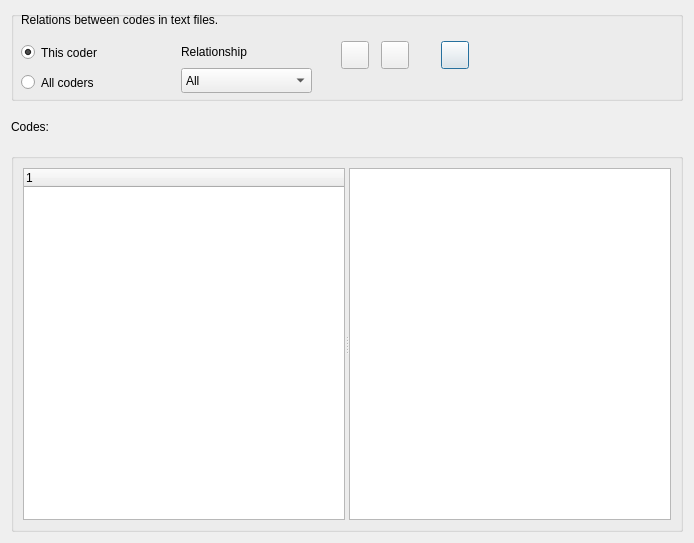
<?xml version="1.0" encoding="UTF-8"?>
<ui version="4.0">
 <class>Dialog_CodeRelations</class>
 <widget class="QDialog" name="Dialog_CodeRelations">
  <property name="windowModality">
   <enum>Qt::NonModal</enum>
  </property>
  <property name="geometry">
   <rect>
    <x>0</x>
    <y>0</y>
    <width>694</width>
    <height>543</height>
   </rect>
  </property>
  <property name="windowTitle">
   <string>Code relations</string>
  </property>
  <layout class="QVBoxLayout" name="verticalLayout">
   <item>
    <widget class="QGroupBox" name="groupBox">
     <property name="minimumSize">
      <size>
       <width>0</width>
       <height>90</height>
      </size>
     </property>
     <property name="maximumSize">
      <size>
       <width>16777215</width>
       <height>90</height>
      </size>
     </property>
     <property name="title">
      <string/>
     </property>
     <widget class="QLabel" name="label_1">
      <property name="geometry">
       <rect>
        <x>10</x>
        <y>-4</y>
        <width>651</width>
        <height>26</height>
       </rect>
      </property>
      <property name="minimumSize">
       <size>
        <width>0</width>
        <height>26</height>
       </size>
      </property>
      <property name="maximumSize">
       <size>
        <width>16777215</width>
        <height>26</height>
       </size>
      </property>
      <property name="text">
       <string>Relations between codes in text files.</string>
      </property>
      <property name="wordWrap">
       <bool>true</bool>
      </property>
     </widget>
     <widget class="QPushButton" name="pushButton_exportcsv">
      <property name="geometry">
       <rect>
        <x>430</x>
        <y>30</y>
        <width>28</width>
        <height>28</height>
       </rect>
      </property>
      <property name="toolTip">
       <string>&lt;html&gt;&lt;head/&gt;&lt;body&gt;&lt;p&gt;Export csv file&lt;/p&gt;&lt;/body&gt;&lt;/html&gt;</string>
      </property>
      <property name="text">
       <string/>
      </property>
     </widget>
     <widget class="QPushButton" name="pushButton_calculate">
      <property name="geometry">
       <rect>
        <x>370</x>
        <y>30</y>
        <width>28</width>
        <height>28</height>
       </rect>
      </property>
      <property name="toolTip">
       <string>&lt;html&gt;&lt;head/&gt;&lt;body&gt;&lt;p&gt;Calculate&lt;/p&gt;&lt;/body&gt;&lt;/html&gt;</string>
      </property>
      <property name="text">
       <string/>
      </property>
     </widget>
     <widget class="QRadioButton" name="radioButton_this">
      <property name="geometry">
       <rect>
        <x>10</x>
        <y>30</y>
        <width>151</width>
        <height>23</height>
       </rect>
      </property>
      <property name="text">
       <string>This coder</string>
      </property>
      <property name="checked">
       <bool>true</bool>
      </property>
     </widget>
     <widget class="QRadioButton" name="radioButton_all">
      <property name="geometry">
       <rect>
        <x>10</x>
        <y>60</y>
        <width>161</width>
        <height>23</height>
       </rect>
      </property>
      <property name="text">
       <string>All coders</string>
      </property>
     </widget>
     <widget class="QPushButton" name="pushButton_select_files">
      <property name="geometry">
       <rect>
        <x>330</x>
        <y>30</y>
        <width>28</width>
        <height>28</height>
       </rect>
      </property>
      <property name="toolTip">
       <string>Select text files.</string>
      </property>
      <property name="text">
       <string/>
      </property>
     </widget>
     <widget class="QComboBox" name="comboBox_relation_type">
      <property name="geometry">
       <rect>
        <x>170</x>
        <y>57</y>
        <width>131</width>
        <height>25</height>
       </rect>
      </property>
      <item>
       <property name="text">
        <string>All</string>
       </property>
      </item>
      <item>
       <property name="text">
        <string>Overlap</string>
       </property>
      </item>
      <item>
       <property name="text">
        <string>Inclusion</string>
       </property>
      </item>
      <item>
       <property name="text">
        <string>Exact</string>
       </property>
      </item>
      <item>
       <property name="text">
        <string>Proximity</string>
       </property>
      </item>
      <item>
       <property name="text">
        <string>Overlap Inclusion</string>
       </property>
      </item>
      <item>
       <property name="text">
        <string>Overlap Inclusion Exact</string>
       </property>
      </item>
     </widget>
     <widget class="QLabel" name="label">
      <property name="geometry">
       <rect>
        <x>170</x>
        <y>30</y>
        <width>131</width>
        <height>22</height>
       </rect>
      </property>
      <property name="text">
       <string>Relationship</string>
      </property>
     </widget>
    </widget>
   </item>
   <item>
    <widget class="QLabel" name="label_codes">
     <property name="minimumSize">
      <size>
       <width>0</width>
       <height>30</height>
      </size>
     </property>
     <property name="maximumSize">
      <size>
       <width>16777215</width>
       <height>40</height>
      </size>
     </property>
     <property name="text">
      <string>Codes:</string>
     </property>
     <property name="scaledContents">
      <bool>true</bool>
     </property>
     <property name="wordWrap">
      <bool>true</bool>
     </property>
    </widget>
   </item>
   <item>
    <widget class="QGroupBox" name="groupBox_2">
     <property name="title">
      <string/>
     </property>
     <layout class="QGridLayout" name="gridLayout">
      <item row="0" column="0">
       <widget class="QSplitter" name="splitter">
        <property name="orientation">
         <enum>Qt::Horizontal</enum>
        </property>
        <widget class="QTreeWidget" name="treeWidget">
         <column>
          <property name="text">
           <string notr="true">1</string>
          </property>
         </column>
        </widget>
        <widget class="QTableWidget" name="tableWidget"/>
       </widget>
      </item>
     </layout>
    </widget>
   </item>
  </layout>
 </widget>
 <resources/>
 <connections/>
</ui>
